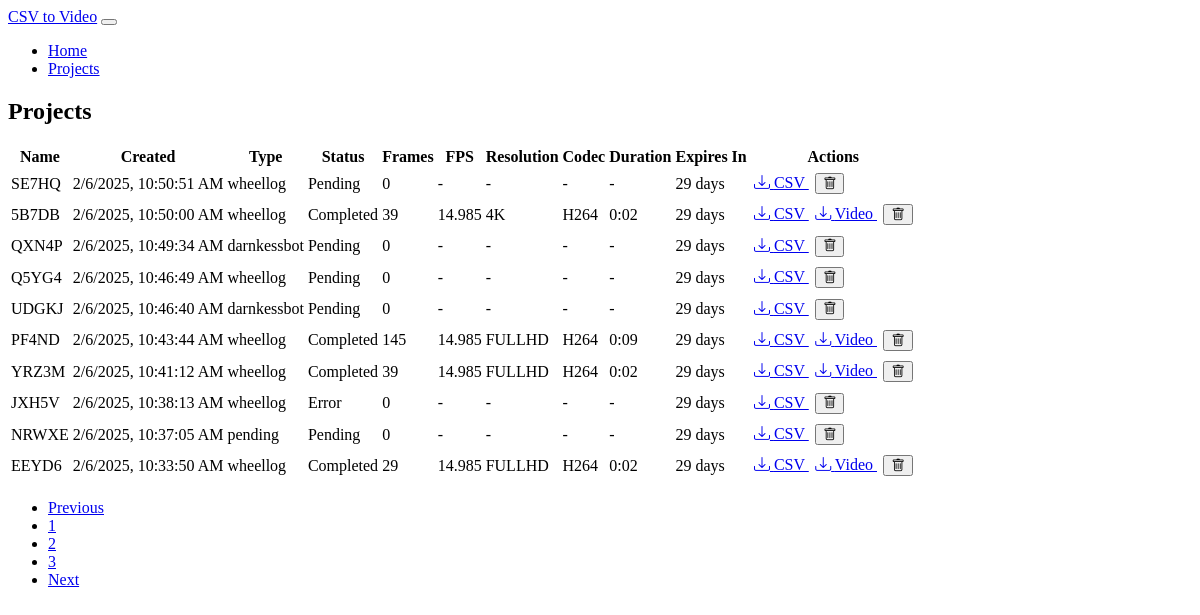
The page /projects?page=2 on the database its author committed.
### models.py (models this page shows, shortened)
class Project(db.Model):
    id = db.Column(db.Integer, primary_key=True)
    name = db.Column(db.String(100), nullable=False)
    csv_file = db.Column(db.String(255), nullable=False)
    csv_type = db.Column(db.String(20), nullable=False)  # 'darnkessbot' or 'wheellog'
    created_at = db.Column(db.DateTime, nullable=False, default=datetime.utcnow)
    expiry_date = db.Column(db.DateTime, nullable=False)
    frame_count = db.Column(db.Integer, default=0)
    fps = db.Column(db.Float, default=29.97)
    video_file = db.Column(db.String(255))
    codec = db.Column(db.String(10))
    resolution = db.Column(db.String(10))  # 'fullhd' or '4k'
    video_duration = db.Column(db.Float)  # Duration in seconds
    status = db.Column(db.String(20), default='pending')  # pending, processing, completed, error
    error_message = db.Column(db.Text)
    folder_number = db.Column(db.Integer)  # New field for storing unique folder number
    def days_until_expiry(self):
        if self.expiry_date:
            delta = self.expiry_date - datetime.utcnow()
            return max(0, delta.days)
        return 0
    def get_duration_str(self):
        if self.video_duration is None:
            return '-'
        minutes = int(self.video_duration // 60)
        seconds = int(self.video_duration % 60)
        return f"{minutes}:{seconds:02d}"

### app.py (the view)
@app.route('/projects')
def list_projects():
    page = request.args.get('page', 1, type=int)
    projects = Project.query.order_by(Project.created_at.desc())\
        .paginate(page=page, per_page=10, error_out=False)
    return render_template('projects.html', projects=projects)

### templates/projects.html (shortened to what this page needs)
{% extends "base.html" %}
{% block content %}
<div class="card">
    <div class="card-header">
        <h2 class="card-title">Projects</h2>
    </div>
    <div class="card-body">
        <div class="table-responsive">
            <table class="table">
                <thead>
                    <tr>
                        <th>Name</th>
                        <th>Created</th>
                        <th>Type</th>
                        <th>Status</th>
                        <th>Frames</th>
                        <th>FPS</th>
                        <th>Resolution</th>
                        <th>Codec</th>
                        <th>Duration</th>
                        <th>Expires In</th>
                        <th>Actions</th>
                    </tr>
                </thead>
                <tbody>
                    {% for project in projects.items %}
                    <tr>
                        <td>{{ project.name }}</td>
                        <td data-timestamp="{{ project.created_at.timestamp() }}">
                        </td>
                        <td>{{ project.csv_type }}</td>
                        <td>
                            <span class="badge text-bg-{{
                                'warning' if project.status == 'processing' else
                                'success' if project.status == 'completed' else
                                'danger' if project.status == 'error' else
                                'secondary'
                            }}"
                            data-project-id="{{ project.id }}"
                            data-project-status="{{ project.status }}"
                            {% if project.status == 'error' and project.error_message %}
                            title="{{ project.error_message }}"
                            {% endif %}
                            >{{ project.status.capitalize() }}</span>
                        </td>
                        <td>{{ project.frame_count }}</td>
                        <td>{{ project.fps if project.video_file else '-' }}</td>
                        <td>{{ project.resolution|upper if project.resolution else '-' }}</td>
                        <td>{{ project.codec|upper if project.codec else '-' }}</td>
                        <td>{{ project.get_duration_str() }}</td>
                        <td>{{ project.days_until_expiry() }} days</td>
                        <td>
                            <a href="{{ url_for('download_file', project_id=project.id, type='processed_csv') }}"
                               class="btn btn-sm btn-info">
                                <i class="bi bi-download"></i> CSV
                            </a>
                            {% if project.video_file %}
                            <a href="{{ url_for('download_file', project_id=project.id, type='video') }}"
                               class="btn btn-sm btn-success">
                                <i class="bi bi-download"></i> Video
                            </a>
                            {% endif %}
                            <button onclick="deleteProject({{ project.id }})"
                                    class="btn btn-sm btn-danger">
                                <i class="bi bi-trash"></i>
                            </button>
                        </td>
                    </tr>
                    {% endfor %}
                </tbody>
            </table>
        </div>
        {% if projects.pages > 1 %}
        <nav aria-label="Project navigation" class="mt-4">
            <ul class="pagination justify-content-center">
                {% if projects.has_prev %}
                <li class="page-item">
                    <a class="page-link" href="{{ url_for('list_projects', page=projects.prev_num) }}">Previous</a>
                </li>
                {% endif %}
                {% for page_num in range(projects.page - 1, projects.page + 2) %}
                    {% if page_num > 0 and page_num <= projects.pages %}
                    <li class="page-item {% if page_num == projects.page %}active{% endif %}">
                        <a class="page-link" href="{{ url_for('list_projects', page=page_num) }}">{{ page_num }}</a>
                    </li>
                    {% endif %}
                {% endfor %}
                {% if projects.has_next %}
                <li class="page-item">
                    <a class="page-link" href="{{ url_for('list_projects', page=projects.next_num) }}">Next</a>
                </li>
                {% endif %}
            </ul>
        </nav>
        {% endif %}
    </div>
</div>
{% endblock %}

### static/css/custom.css (style rules this page uses)
.card { margin-bottom: 2rem; }
.table td, .table th { vertical-align: middle; white-space: nowrap; }
.table td:last-child { min-width: 150px; }
.table-responsive { overflow-x: auto; }
.btn-sm { margin: 0.2rem; }

### rows shown on the page
Project: name "SE7HQ", csv_type "wheellog", status "Pending", frame_count "0", video_file "-", resolution "-", codec "-", get_duration_str "-", days_until_expiry "29"
Project: name "5B7DB", csv_type "wheellog", status "Completed", frame_count "39", video_file+fps "14.985", resolution "4K", codec "H264", get_duration_str "0:02", days_until_expiry "29"
Project: name "QXN4P", csv_type "darnkessbot", status "Pending", frame_count "0", video_file "-", resolution "-", codec "-", get_duration_str "-", days_until_expiry "29"
Project: name "Q5YG4", csv_type "wheellog", status "Pending", frame_count "0", video_file "-", resolution "-", codec "-", get_duration_str "-", days_until_expiry "29"
Project: name "UDGKJ", csv_type "darnkessbot", status "Pending", frame_count "0", video_file "-", resolution "-", codec "-", get_duration_str "-", days_until_expiry "29"
Project: name "PF4ND", csv_type "wheellog", status "Completed", frame_count "145", video_file+fps "14.985", resolution "FULLHD", codec "H264", get_duration_str "0:09", days_until_expiry "29"
Project: name "YRZ3M", csv_type "wheellog", status "Completed", frame_count "39", video_file+fps "14.985", resolution "FULLHD", codec "H264", get_duration_str "0:02", days_until_expiry "29"
Project: name "JXH5V", csv_type "wheellog", status "Error", frame_count "0", video_file "-", resolution "-", codec "-", get_duration_str "-", days_until_expiry "29"
Project: name "NRWXE", csv_type "pending", status "Pending", frame_count "0", video_file "-", resolution "-", codec "-", get_duration_str "-", days_until_expiry "29"
Project: name "EEYD6", csv_type "wheellog", status "Completed", frame_count "29", video_file+fps "14.985", resolution "FULLHD", codec "H264", get_duration_str "0:02", days_until_expiry "29"

### other values the page prints
{{ page_num }} "1" "2" "3"
